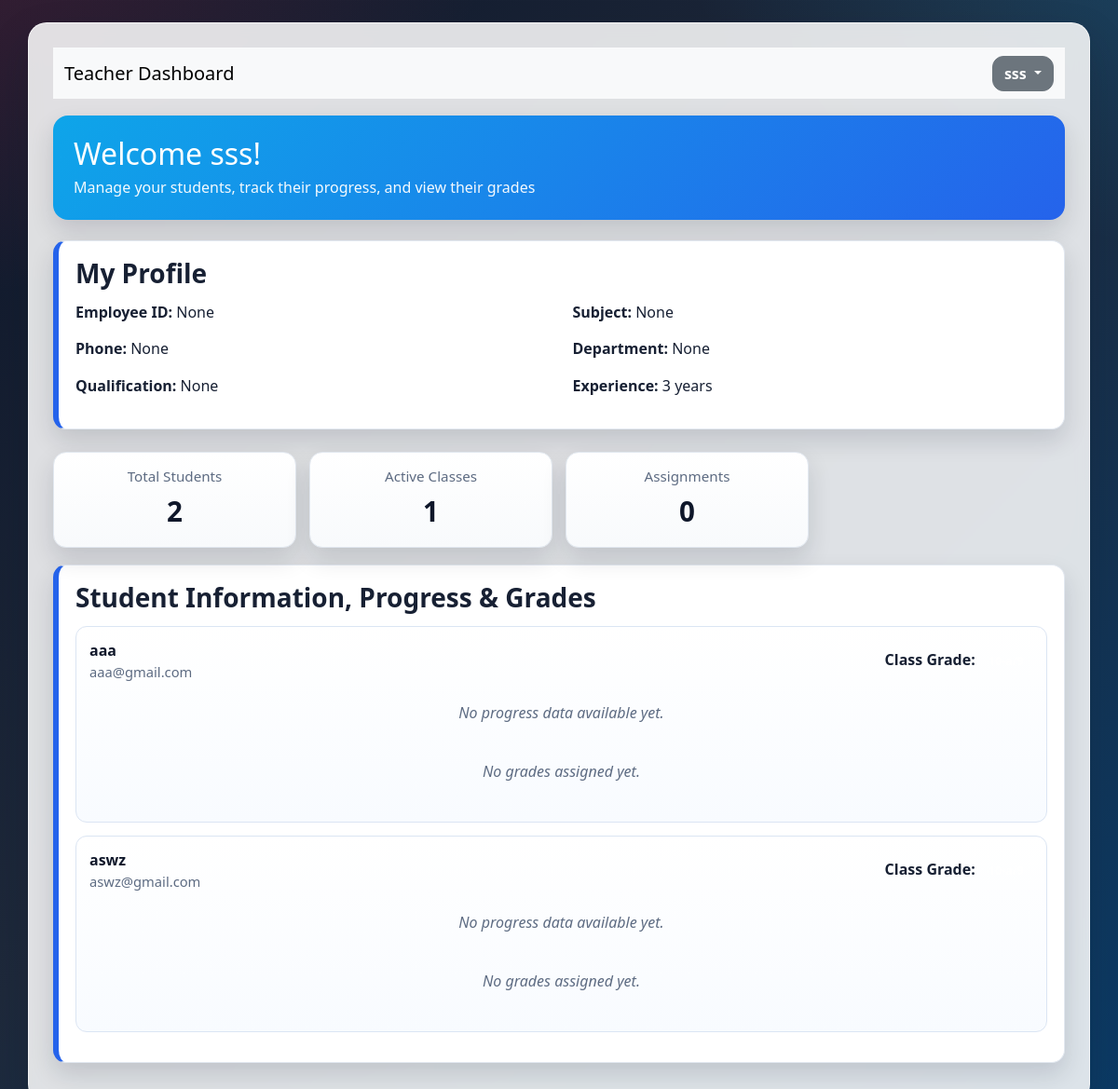
Page /teacher (signed in) on the committed database.
### controller/model.py (models this page shows)
class teacher(db.Model):
    __tablename__ = "teachers"
    teacher_id = db.Column(db.Integer, primary_key=True, autoincrement=True)
    user_id = db.Column(db.Integer, db.ForeignKey("users.id"), nullable=False)
    name = db.Column(db.String(100), nullable=False)
    email = db.Column(db.String(100), nullable=False, unique=True)
    employee_id = db.Column(db.String(50), nullable=True, unique=True)
    department = db.Column(db.String(100), nullable=True)
    subject = db.Column(db.String(100), nullable=True)
    phone = db.Column(db.String(30), nullable=True)
    qualification = db.Column(db.String(255), nullable=True)
    experience = db.Column(db.String(255), nullable=True)
    dob = db.Column(db.Date, nullable=True)

class student(db.Model):
    __tablename__ = "students"
    student_id = db.Column(db.Integer, primary_key=True, autoincrement=True)
    user_id = db.Column(db.Integer, db.ForeignKey("users.id"), nullable=False)
    name = db.Column(db.String(100), nullable=False)
    email = db.Column(db.String(100), nullable=False, unique=True)
    roll_number = db.Column(db.String(50), nullable=True, unique=True)
    department = db.Column(db.String(100), nullable=True)
    year_semester = db.Column(db.String(50), nullable=True)
    phone = db.Column(db.String(30), nullable=True)
    gender = db.Column(db.String(20), nullable=True)
    dob = db.Column(db.Date, nullable=True)
    grade = db.Column(db.String(10), nullable=True)

### app.py (the view)
@app.route("/teacher")
def teacher_dashboard():
    if "user_id" not in session or session.get("role") != "teacher":
        return redirect(url_for("login"))
    teacher_info = teacher.query.filter_by(user_id=session["user_id"]).first()
    if not teacher_info:
        return "Teacher profile not found", 404
    students_list = student.query.all()
    students_data = []
    for stud in students_list:
        progress = student_progress.query.filter_by(student_id=stud.student_id).all()
        grades = student_grade.query.filter_by(student_id=stud.student_id).all()
        students_data.append({
            "student": stud,
            "progress": progress,
            "grades": grades,
        })
    return render_template(
        "teacher.html",
        user=session.get("username"),
        teacher=teacher_info,
        students=students_data,
    )

### templates/teacher.html (shortened to what this page needs)
<!DOCTYPE html>
<html>
<head>
    <link href="https://cdn.jsdelivr.net/npm/bootstrap@5.3.2/dist/css/bootstrap.min.css" rel="stylesheet">
    <link rel="stylesheet" href="{{ url_for('static', filename='css/styles.css') }}">
</head>
<body>
    <div class="container">
        <nav class="navbar navbar-expand-lg navbar-light bg-light mb-3">
            <div class="container-fluid">
                <a class="navbar-brand">Teacher Dashboard</a>
                <div class="d-flex">
                    <div class="dropdown">
                        <a class="btn btn-secondary dropdown-toggle" href="#" role="button" data-bs-toggle="dropdown">
                            {{ teacher.name if teacher else user }}
                        </a>
                    </div>
                </div>
            </div>
        </nav>
        <div class="welcome-section teacher">
            <h2>Welcome {{ user }}!</h2>
            <p>Manage your students, track their progress, and view their grades</p>
        </div>
        <div class="section teacher-section mb-4">
            <h3>My Profile</h3>
            <div class="row">
                <div class="col-md-6">
                    <p><strong>Employee ID:</strong> {{ teacher.employee_id if teacher else 'N/A' }}</p>
                    <p><strong>Phone:</strong> {{ teacher.phone if teacher else 'N/A' }}</p>
                    <p><strong>Qualification:</strong> {{ teacher.qualification if teacher else 'N/A' }}</p>
                </div>
                <div class="col-md-6">
                    <p><strong>Subject:</strong> {{ teacher.subject if teacher else 'N/A' }}</p>
                    <p><strong>Department:</strong> {{ teacher.department if teacher else 'N/A' }}</p>
                    <p><strong>Experience:</strong> {{ teacher.experience if teacher else 'N/A' }} years</p>
                </div>
            </div>
        </div>
        <div class="stats">
            <div class="stat-box">
                <h3>Total Students</h3>
                <div class="number">{{ students|length }}</div>
            </div>
            <div class="stat-box">
                <h3>Active Classes</h3>
                <div class="number">1</div>
            </div>
            <div class="stat-box">
                <h3>Assignments</h3>
                <div class="number">0</div>
            </div>
        </div>
        <div class="content">
            {% if students|length > 0 %}
                <div class="section teacher-section">
                    <h3>Student Information, Progress & Grades</h3>
                    {% for item in students %}
                        <div class="student-card">
                            <div class="student-header">
                                <div>
                                    <div class="student-name">{{ item.student.name }}</div>
                                    <div class="student-email">{{ item.student.email }}</div>
                                </div>
                                <div class="student-grade">
                                    <strong>Class Grade:</strong> <span class="grade-badge grade-{{ item.student.grade }}">{{ item.student.grade }}</span>
                                </div>
                            </div>
                            {% if item.progress|length > 0 %}
                                <div class="progress-section">
                                    <h4>Learning Progress</h4>
                                    {% for prog in item.progress %}
                                        <div>
                                            <strong>{{ prog.subject }}</strong>
                                            <div class="progress-bar">
                                                <div class="progress-fill" data-progress-value="{{ prog.completion_percentage }}">
                                                    {{ prog.completion_percentage }}%
                                                </div>
                                            </div>
                                        </div>
                                    {% endfor %}
                                </div>
                            {% else %}
                                <div class="progress-section">
                                    <p class="no-data">No progress data available yet.</p>
                                </div>
                            {% endif %}
                            {% if item.grades|length > 0 %}
                                <div class="grades-section">
                                    <h4>Subject Grades</h4>
                                    <table class="students-table">
                                        <thead>
                                            <tr>
                                                <th>Subject</th>
                                                <th>Marks</th>
                                                <th>Total Marks</th>
                                                <th>Percentage</th>
                                                <th>Grade</th>
                                            </tr>
                                        </thead>
                                        <tbody>
                                            {% for grade in item.grades %}
                                                <tr>
                                                    <td>{{ grade.subject }}</td>
                                                    <td>{{ grade.marks }}</td>
                                                    <td>{{ grade.total_marks }}</td>
                                                    <td>{{ ((grade.marks / grade.total_marks) * 100)|int }}%</td>
                                                    <td>
                                                        <span class="grade-badge grade-{{ grade.grade }}">{{ grade.grade }}</span>
                                                    </td>
                                                </tr>
                                            {% endfor %}
                                        </tbody>
                                    </table>
                                </div>
                            {% else %}
                                <div class="grades-section">
                                    <p class="no-data">No grades assigned yet.</p>
                                </div>
                            {% endif %}
                        </div>
                    {% endfor %}
                </div>
            {% else %}
                <div class="section teacher-section">
                    <h3>Students</h3>
                    <p class="no-data">No students found. Add students to your class to get started.</p>
                </div>
            {% endif %}
        </div>
        </div>
    </body>
    </html>

### static/css/styles.css (style rules this page uses)
:root { --bg-1: #0f172a; --bg-2: #1e293b; --bg-3: #0b3b66; --surface: rgba(255, 255, 255, 0.86); --surface-strong: #ffffff; --text: #172033; --muted: #5d6b82; --line: #d8e0ef; --student-a: #14b8a6; --student-b: #22c55e; --teacher-a: #0ea5e9; --teacher-b: #2563eb; --admin-a: #f97316; --admin-b: #ef4444; --violet: #7c3aed; --rose: #f43f5e; --gold: #f59e0b; --ok: #16a34a; --warn: #d97706; --danger: #dc2626; --shadow-lg: 0 20px 45px rgba(15, 23, 42, 0.2); --shadow-md: 0 12px 26px rgba(15, 23, 42, 0.14); --radius-lg: 20px; --radius-md: 14px; }
* { box-sizing: border-box; }
html, body { height: 100%; }
body { margin: 0; color: var(--text); font-family: "Segoe UI", "Trebuchet MS", "Verdana", sans-serif; background: radial-gradient(1200px 800px at -10% -10%, rgba(244, 63, 94, 0.22), transparent 55%), radial-gradient(1100px 700px at 110% -10%, rgba(14, 165, 233, 0.24), transparent 55%), radial-gradient(900px 650px at 50% 120%, rgba(34, 197, 94, 0.18), transparent 55%), linear-gradient(135deg, var(--bg-1), var(--bg-2) 45%, var(--bg-3)); background-attachment: fixed; line-height: 1.45; }
.container, .login-container, .register-container { max-width: 1140px; margin: 24px auto; }
.container { background: var(--surface); border: 1px solid rgba(255, 255, 255, 0.65); backdrop-filter: blur(8px); -webkit-backdrop-filter: blur(8px); border-radius: var(--radius-lg); box-shadow: var(--shadow-lg); padding: 26px; }
h2, h3, h4, h5, label, strong { color: var(--text); }
a { color: #1d4ed8; text-decoration: none; }
.btn { border-radius: 12px; font-weight: 700; }
.welcome-section { padding: 22px; border-radius: 16px; margin: 18px 0 22px; color: #fff; box-shadow: var(--shadow-md); }
.welcome-section h2, .welcome-section p { color: #fff; margin: 0; }
.welcome-section p { margin-top: 6px; opacity: 0.95; }
.welcome-section.teacher { background: linear-gradient(135deg, var(--teacher-a), var(--teacher-b)); }
.content { margin-top: 12px; }
.section { background: var(--surface-strong); border: 1px solid #e2e8f0; border-left: 6px solid #94a3b8; border-radius: var(--radius-md); box-shadow: var(--shadow-md); padding: 18px; margin-bottom: 16px; }
.teacher-section { border-left-color: var(--teacher-b); }
.section h3 { margin-top: 0; margin-bottom: 14px; font-weight: 800; }
.stats-grid, .stats { display: grid; grid-template-columns: repeat(4, minmax(0, 1fr)); gap: 14px; margin-bottom: 18px; }
.stat-card, .stat-box { background: linear-gradient(180deg, #ffffff, #f8fafc); border: 1px solid #e2e8f0; border-radius: var(--radius-md); box-shadow: var(--shadow-md); padding: 16px; text-align: center; }
.stat-card h4, .stat-box h3 { margin: 0; font-size: 0.95rem; color: var(--muted); }
.number { margin-top: 8px; font-size: 1.85rem; font-weight: 800; color: #0f172a; }
.role-badge, .score-badge, .grade-badge { display: inline-block; padding: 5px 10px; border-radius: 999px; font-weight: 700; font-size: 0.78rem; color: #fff; }
.student-card { border: 1px solid #dbe5f3; border-radius: 12px; padding: 14px; margin-bottom: 14px; background: linear-gradient(180deg, #ffffff, #f8fbff); }
.student-header { display: flex; justify-content: space-between; align-items: center; gap: 10px; margin-bottom: 10px; }
.student-name { font-weight: 800; color: #0f172a; }
.student-email { color: var(--muted); font-size: 0.92rem; }
.progress-section, .grades-section { margin-top: 10px; }
.no-data { text-align: center; color: var(--muted); font-style: italic; padding: 12px; }

### rows in the picture
teacher: name "sss", employee "None", phone "None", qualification "None", subject "None", department "None", experience "3"
student: student.name "aaa", student.email "aaa@gmail.com"
student: student.name "aswz", student.email "aswz@gmail.com"

### other values in the picture
{{ students|length }} "2"
